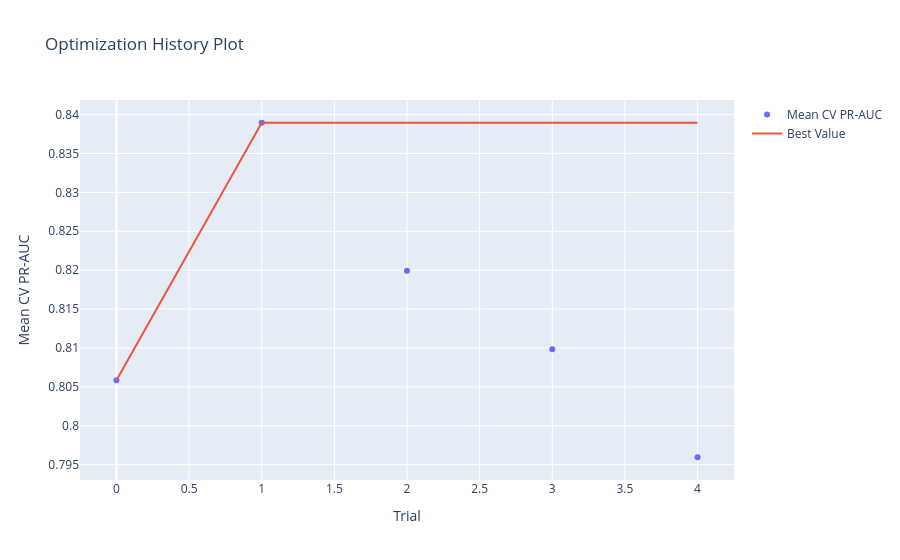
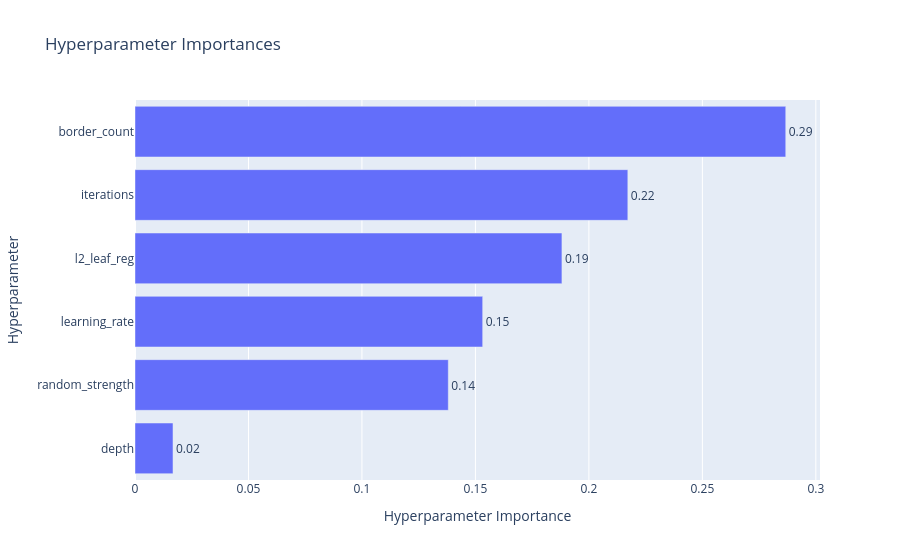

These figures' notebook cell, in order:
### Markdown cell above
# Optuna Results & Visualization

### Code cell
# Generate optimization history
fig_cat_history = optuna.visualization.plot_optimization_history(study_cat,target_name="Mean CV PR-AUC")

fig_cat_history.show()

# Generate hyperparameter importance
fig_cat_importance = optuna.visualization.plot_param_importances(study_cat,target_name="Mean CV PR-AUC")

fig_cat_importance.show()

# Convert trial results into DataFrame
cat_trials_df = study_cat.trials_dataframe()

cat_trials_df

# Save trial results
cat_trials_path = REPORTS_DIR / "catboost_optuna_trials.csv"
cat_trials_df.to_csv(cat_trials_path, index=False)

# Log results to MLflow
with mlflow.start_run(run_id=cat_parent_run_id):

    mlflow.log_artifact(str(cat_trials_path))

    mlflow.log_figure(
        fig_cat_history,
        "catboost_optimization_history.html"
    )

    mlflow.log_figure(
        fig_cat_importance,
        "catboost_parameter_importance.html"
    )

print("CatBoost optimization results saved and logged.")

### Figure 1 — Plotly figure (JSON) as saved in the notebook; plotly's stock layout.template omitted (floating-point values rounded to 4 significant figures)
{"data": [{"mode": "markers", "name": "Mean CV PR-AUC", "type": "scatter", "x": [0, 1, 2, 3, 4], "y": [0.8058, 0.839, 0.8199, 0.8098, 0.7959]}, {"mode": "lines", "name": "Best Value", "type": "scatter", "x": [0, 1, 2, 3, 4], "y": [0.8058, 0.839, 0.839, 0.839, 0.839]}, {"marker": {"color": "#cccccc"}, "mode": "markers", "name": "Infeasible Trial", "showlegend": false, "type": "scatter", "x": [], "y": []}], "layout": {"title": {"text": "Optimization History Plot"}, "xaxis": {"title": {"text": "Trial"}}, "yaxis": {"title": {"text": "Mean CV PR-AUC"}}}}

### Figure 2 — Plotly figure (JSON) as saved in the notebook; plotly's stock layout.template omitted (floating-point values rounded to 4 significant figures)
{"data": [{"cliponaxis": false, "hovertemplate": ["depth (IntDistribution): 0.016738995645780498<extra></extra>", "random_strength (FloatDistribution): 0.13804481715394135<extra></extra>", "learning_rate (FloatDistribution): 0.15319807669808758<extra></extra>", "l2_leaf_reg (FloatDistribution): 0.18811935232538776<extra></extra>", "iterations (IntDistribution): 0.217157014629624<extra></extra>", "border_count (IntDistribution): 0.2867417435471789<extra></extra>"], "name": "Mean CV PR-AUC", "orientation": "h", "text": ["0.02", "0.14", "0.15", "0.19", "0.22", "0.29"], "textposition": "outside", "type": "bar", "x": [0.01674, 0.138, 0.1532, 0.1881, 0.2172, 0.2867], "y": ["depth", "random_strength", "learning_rate", "l2_leaf_reg", "iterations", "border_count"]}], "layout": {"title": {"text": "Hyperparameter Importances"}, "xaxis": {"title": {"text": "Hyperparameter Importance"}}, "yaxis": {"title": {"text": "Hyperparameter"}}}}
